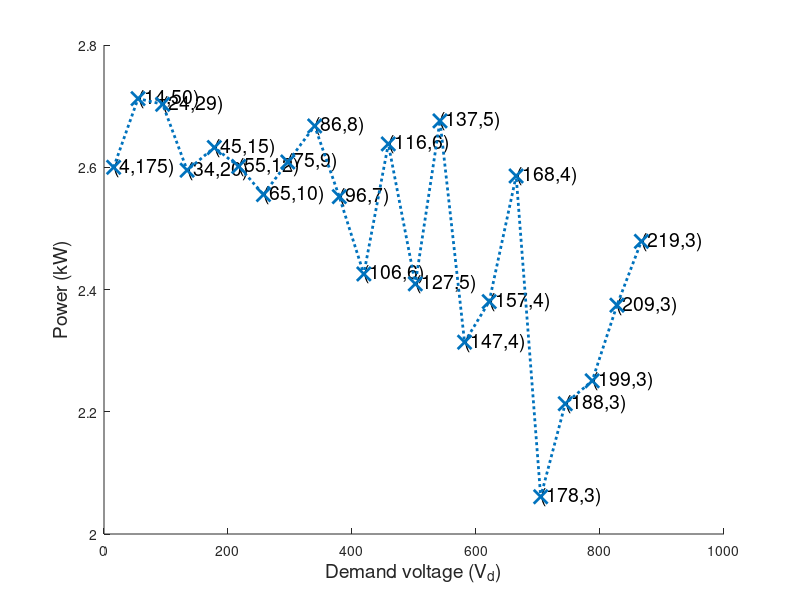

This chart was generated by the following MATLAB code:
function MainPerfEvalDyVoltTECS
% This function evaluate how effectively dynamic-voltage
% allowing policy works as demand voltage changes over time
%Global parameters
clear
CurNumDev=0; %the current number of devices
NumDev=700;
BatVolt=4.06267; %upper bound of 3.6 with jitter of 5%
BatAmp=1;%1.3325; %upper bound of 1.3 with jitter of 5%
CFrate=0.7;
DVolt=600; 
power=[];
gi=0;
range=['[' num2str(BatVolt) 'V(' num2str(BatAmp*NumDev)...
    'A) - ' num2str(BatVolt*NumDev) 'V(' num2str(BatAmp) 'A)]']

LCon=struct('name',['lcon' num2str(1)],...
    'Nt',{NumDev},'Nf',{0},'Vd',{DVolt},'Np',{0},'Ns',{0},...
    'nomV',{BatVolt},'aveV',{0},'totV',{0},'totA',{0},...
    'selectpolicy','lowest-voltage-first',...
    'dname',[1 NumDev], 'dcurvolt',rand([1 NumDev])*BatVolt*0.05+BatVolt*0.95,...
    'dcuramp',rand([1 NumDev])*BatAmp*0.05+BatAmp*0.95,'dfeedsw',rand([1 NumDev])*0,...
    'dparasw',rand([1 NumDev])*0,'dserisw',rand([1 NumDev])*0,...
    'dbypsw',rand([1 NumDev])*0,'dfaultcells',rand([1 NumDev])*0,...
    'ddetourcells',rand([1 NumDev])*0,'dconncells',rand([1 NumDev])*0);

figure
hold on
for gi=ceil(12/BatVolt):10:ceil(DVolt/BatVolt*1.5) %25
    %DemandVolt=rand*BatVolt*(NumDev-1);
    DemandVolt=BatVolt*(gi);
    while DemandVolt < BatVolt
        DemandVolt=rand*BatVolt*(NumDev-1); %but DemandVolt > BatVolt
    end;
    LCon.totA=0;LCon.totV=0;
    LCon.Vd=DemandVolt;
    
%Initialization:Open switches
LCon.dfeedsw=rand([1 NumDev])*0;
LCon.dparasw=rand([1 NumDev])*0;
LCon.dserisw=rand([1 NumDev])*0;
LCon.dbypsw=rand([1 NumDev])*0;
%Initialization:faulty cells
LCon.dfaultcells=rand([1 NumDev])*0;
LCon.dconncells=rand([1 NumDev])*0;
LCon.ddetourcells=rand([1 NumDev])*0;
% faulty cell dectaction
voltagecutoff=LCon.nomV*CFrate;
tind=find(LCon.dcurvolt > voltagecutoff);
LCon.aveV=mean(LCon.dcurvolt(tind)); %average Volt from healthy cells
LCon.Ns=ceil(LCon.Vd/LCon.aveV);
if LCon.Ns > NumDev
    LCon.Ns=NumDev;
end
tind=find(LCon.dfaultcells==1);
originfaulty=tind;
actNt=LCon.Nt-length(tind); %actual Num of cells available
LCon.Np=floor((actNt)/LCon.Ns);

num2bypass=actNt-LCon.Np*LCon.Ns;

if num2bypass>0
    for i=1:num2bypass %select cells to bypass in order of the lowest volt first
        tind=((LCon.dfaultcells&LCon.ddetourcells)==0);
        tind=find(LCon.dcurvolt==min(LCon.dcurvolt(tind)));
        LCon.ddetourcells(tind)=1;
    end;
end;


% Wiring and Drawing
for j=1:LCon.Np
    tind=find((LCon.dfaultcells&LCon.ddetourcells&LCon.dconncells)==0);
    LCon.dfeedsw(tind(1))=1; %feed switch ON on dev1
    LCon.dconncells(tind(1))=1; %connectivity indication
    for i=1:LCon.Ns-1
        LCon.dserisw(tind(i))=1; % series switch ON from dev2 till dev(n-1)
        LCon.dconncells(tind(i))=1; %connectivity indication
        LCon.totV=LCon.totV+LCon.dcurvolt(tind(i)); %increase in volt
    end %i
    LCon.dparasw(tind(LCon.Ns))=1; % parallel switch ON on devn
    LCon.dconncells(tind(LCon.Ns))=1; %connectivity indication
    LCon.totV=LCon.totV+LCon.dcurvolt(tind(LCon.Ns));%increase in volt
    LCon.totA=LCon.totA+LCon.dcuramp(tind(LCon.Ns));%increase in ampere
end %j
if LCon.Np > 0
    LCon.totV=LCon.totV/LCon.Np;
end;
text(LCon.totV, LCon.totV*LCon.totA/1000,['(' num2str(LCon.Ns) ',' num2str(LCon.Np) ')'],'FontSize',14);
power=[power [LCon.totV; LCon.totV*LCon.totA/1000]];
end %for gi

plot(power(1,:),power(2,:), 'x:','MarkerSize',10,'LineWidth',2);
xlabel('Demand voltage (V_d)','FontSize',14);
ylabel('Power (kW)','FontSize',14);
%dynvolt3.eps
hold off
LCon